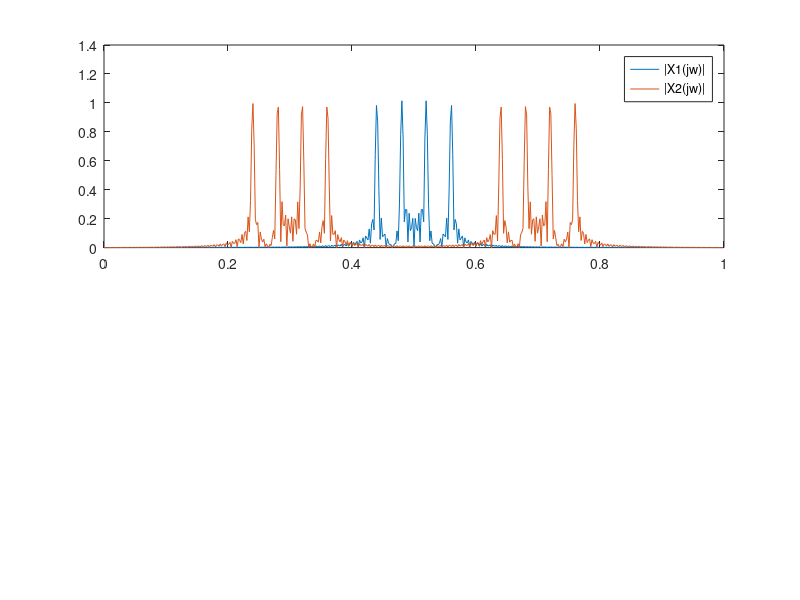

The MATLAB source for this figure: (Note: this script raises an error after producing the figure.)
%% Task 1
% Compute X1(jw) and X2(jw) and plot their magnitudes

N = 400;
n = 0:N-1;

x1 = 1/50*sin(pi/25*n).*cos(pi/50*n).*sin(pi/2*n);
x2 = 2*cos(4/5*pi*n).*x1;

[X1 w] = freqz(x1,1,512);
[X2 w] = freqz(x2,1,512);

subplot(2,1,1)
title('|X1(jw)| and |X2(jw)|')
xlabel('w')
ylabel('Magnitude')
plot(w/pi,abs(X1))
hold on
plot(w/pi,abs(X2))
legend('|X1(jw)|', '|X2(jw)|')
hold off

%% Task 2
% Design a filter to attenuate x1 by 45dB
% that does not attenuate x2


% Mp = 150;
% transitionbands = [0.36 0.4 0.6 0.65];
% fp = [0 transitionbands 1];
% amps = [1 1 0 0 1 1];
% bp = firpm(Mp,fp,amps);

% [BP, w] = freqz(bp,1,1024);
% subplot(2,1,2)
% plot(w/pi,abs(BP))

M = 200;
[b,a] = fir1(M,[0.4 0.6],"stop");
[B,w] = freqz(b,a,1024);
subplot(2,1,2)

plot(w/pi,20*log10(abs(B)))
yline(-45)

% y1 = filter(b,a,x1);
% y2 = filter(b,a,x2);

y1 = conv(b,x1);
y2 = conv(b,x2);

